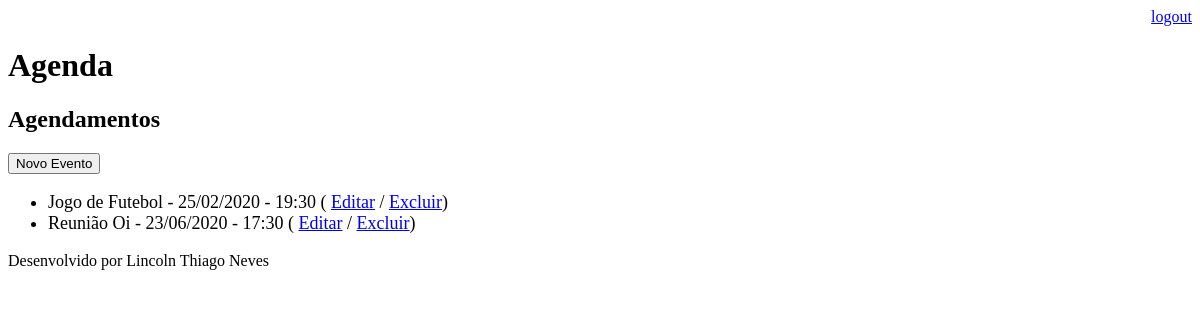
The app's page /agenda/ (signed in), older data.
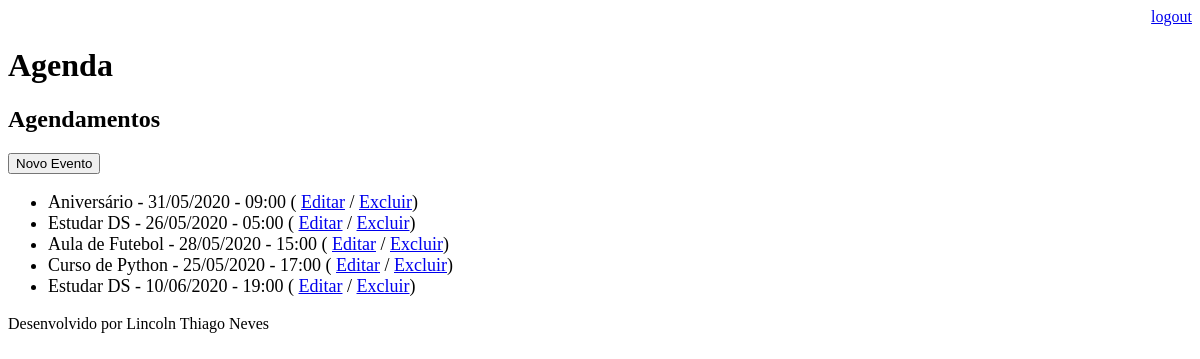
The same page, newer data.
### core/models.py (models this page shows, shortened)
class Evento(models.Model):
    titulo = models.CharField(max_length=100)
    descricao = models.TextField(blank=True, null=True)
    data_evento = models.DateTimeField(verbose_name='Data do Evento')
    data_criacao = models.DateTimeField(auto_now=True, verbose_name='Data de Criação')
    usuario = models.ForeignKey(User, on_delete=models.CASCADE)
    class Meta:
        db_table = 'evento'
    def get_data_evento(self):
        return self.data_evento.strftime('%d/%m/%Y - %H:%M')

### core/views.py (the view)
# urls.py: path('agenda/', views.lista_eventos),
@login_required(login_url='/login/')
def lista_eventos(request):
    usuario = request.user
    evento = Evento.objects.filter(usuario=usuario)
    dados = {'evento': evento}
    return render(request, 'agenda.html', dados)

### templates/agenda.html
{% extends "model-page.html" %}
{% block content %}
    <h2>Agendamentos</h2>
    <a href="evento/">
        <button type="button">Novo Evento</button>
    </a>
    <ul style="font-size: 18px">
        {% for evento in evento %}
            <li>
                {{ evento.titulo }} - {{ evento.get_data_evento }}
                ( <a href="evento/?id={{ evento.id }}">Editar</a>
                / <a href="evento/delete/{{ evento.id }}/">Excluir</a>)
            </li>
        {% endfor %}
    </ul>
{% endblock %}

### templates/model-page.html
<!DOCTYPE html>
<html lang="en">
<head>
    {% include "model-header.html" %}
</head>
<body>
    {% block content %} {% endblock %}
    {% include "model-footer.html" %}
</body>
</html>

### templates/model-header.html (shortened to what this page needs)
<div align="right">
    <a href="/logout">logout</a>
</div>
<h1>Agenda</h1>

### templates/model-footer.html
<p>Desenvolvido por Lincoln Thiago Neves</p>

Row changes from the older to the newer data that the page shows:
removed Evento: titulo "Jogo de Futebol", get_data_evento "25/02/2020 - 19:30"
removed Evento: titulo "Reunião Oi", get_data_evento "23/06/2020 - 17:30"
added Evento: titulo "Aniversário", get_data_evento "31/05/2020 - 09:00"
added Evento: titulo "Estudar DS", get_data_evento "26/05/2020 - 05:00"
added Evento: titulo "Aula de Futebol", get_data_evento "28/05/2020 - 15:00"
added Evento: titulo "Curso de Python", get_data_evento "25/05/2020 - 17:00"
added Evento: titulo "Estudar DS", get_data_evento "10/06/2020 - 19:00"
